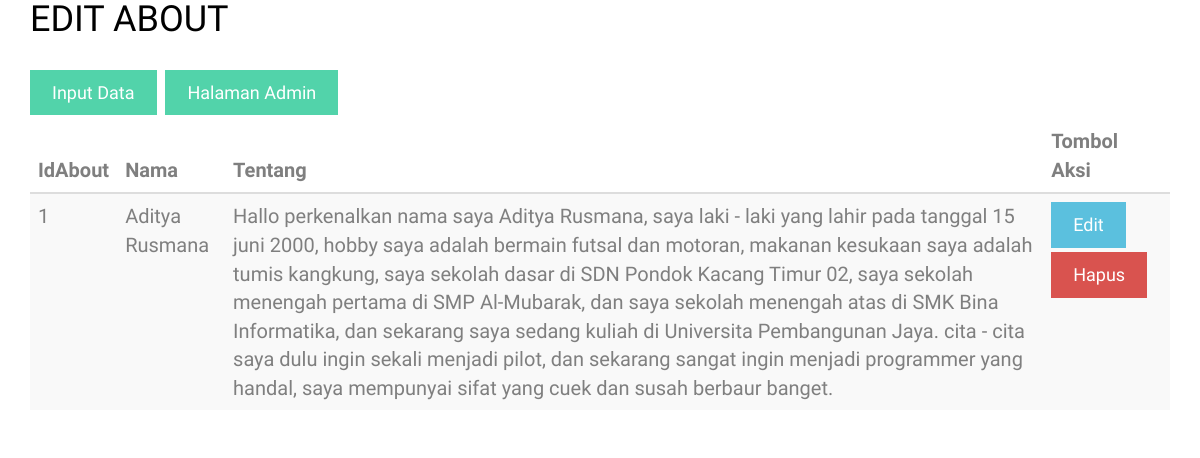
The app's page /list_about.php with its own data.
### tables this page shows
CREATE TABLE `about` (
  `id_about` int(11) NOT NULL,
  `nama` varchar(20) NOT NULL,
  `tentang` varchar(2000) NOT NULL
);

### list_about.php (the view, shortened to what this page needs)
<!DOCTYPE html>
 <html class="no-js">
	<head>
	<link rel="stylesheet" href="css/animate.css">
	<link rel="stylesheet" href="css/magnific-popup.css">
	<link rel="stylesheet" href="css/bootstrap.css">
	<link rel="stylesheet" href="css/icomoon.css">
	<link rel="stylesheet" href="css/style.css">
	</head>
	<body>
    <?php
      include_once "koneksi.php";
    ?>
<div class="container">
      <div class="row">
        <div class="col-md-12">
        <h1>EDIT ABOUT</h1>
        </div>
      </div>
      <div class="row mb-3 mt-3">
        <div class="col-md-12">
        <a href="inputabout.php" class="btn btn-primary">Input Data</a>
        <a href="admin.php" class="btn btn-primary">Halaman Admin</a>
        </div>
      </div>
      <div class="row">
        <div class="col-md-12">
        <table id="listtable" class="table table-striped">
          <thead>
            <tr>
              <th>IdAbout</th>
              <th>Nama</th>
              <th>Tentang</th>
              <th>Tombol Aksi</th>
            </tr>
          </thead>
          <tbody>
    <?php
    $strSQL = "SELECT * FROM about";
    $runStrSQL = mysqli_query($conn,$strSQL);
    $jmlRowData = mysqli_num_rows($runStrSQL);
    if ($jmlRowData < 0) {
      echo "<tr><td colspan='4'>Data Tidak Terdapat Dalam Database</td></tr>";
    }
    else {
      while($row = mysqli_fetch_assoc($runStrSQL)) {
    ?>
            <tr>
              <td><?php echo $row["id_about"] ?></td>
              <td><?php echo $row["nama"] ?></td>
              <td><?php echo $row["tentang"] ?></td>
              <td>
                <a href="edit_about.php?id_about=<?php echo $row["id_about"] ?>" class="btn btn-info"><i class="fa fa-pen"></i>Edit</a>
                <a href="delete_about.php?id_about=<?php echo $row["id_about"]?>" class="btn btn-danger"><i class="fa fa-trash"></i>Hapus</a>
              </td>
            </tr>
    <?php
      }
    }
    ?>
          </tbody>
        </table>
        </div>
      </div>
    </div>
	</body>
</html>

### css/style.css (style rules this page uses)
body { font-family: "Work Sans", Arial, sans-serif; font-weight: 300; font-size: 20px; line-height: 1.7; color: #777777; color: #7f7f7f; background: #fff; height: 100%; position: relative; }
a { color: #52d3aa; -webkit-transition: 0.5s; -o-transition: 0.5s; transition: 0.5s; }
h1, h2, h3, h4, h5, h6 { color: #000; font-family: "Work Sans", Arial, sans-serif; font-weight: 300; margin: 0 0 30px 0; }
.btn { margin-right: 4px; margin-bottom: 4px; font-family: "Work Sans", Arial, sans-serif; font-size: 18px; font-weight: 400; -webkit-border-radius: 0px; -moz-border-radius: 0px; -ms-border-radius: 0px; border-radius: 0px; -webkit-transition: 0.5s; -o-transition: 0.5s; transition: 0.5s; padding: 8px 20px !important; }
.btn-primary { background: #52d3aa; color: #fff; border: 2px solid #52d3aa; }
.btn-info { background: #5bc0de; color: #fff; border: 2px solid #5bc0de; }
.btn-danger { background: #d9534f; color: #fff; border: 2px solid #d9534f; }

### records on screen
about: id_about "1", nama "Aditya Rusmana", tentang "Hallo perkenalkan nama saya Aditya Rusmana, saya laki - laki yang lahir pada tanggal 15 juni 2000, hobby saya adalah bermain futsal dan motoran, makanan kesukaan saya adalah tumis kangkung, saya sekolah dasar di SDN Pondok Kacang Timur 02, saya sekolah menengah pertama di SMP Al-Mubarak, dan saya sekolah menengah atas di SMK Bina Informatika, dan sekarang saya sedang kuliah di Universita Pembangunan Jaya. cita - cita saya dulu ingin sekali menjadi pilot, dan sekarang sangat ingin menjadi programmer yang handal, saya mempunyai sifat yang cuek dan susah berbaur banget."
